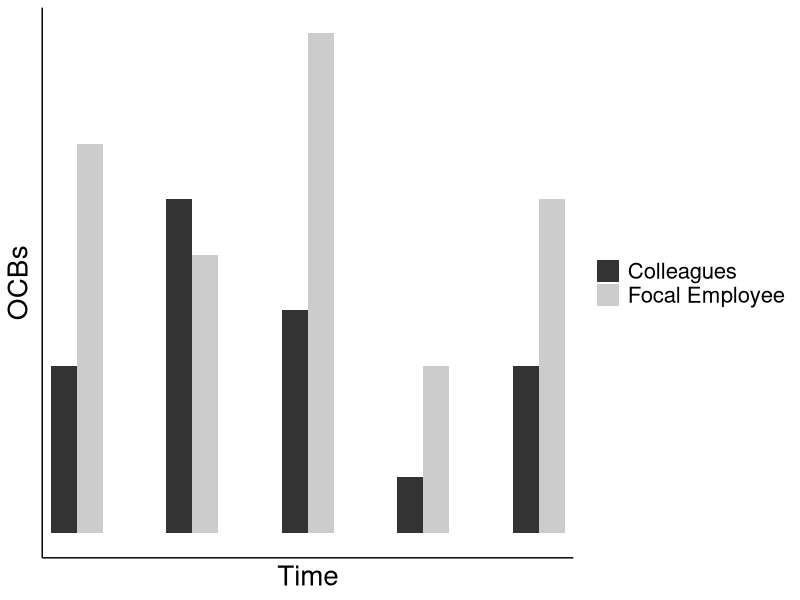

Source code (R):
df <- data.frame(
  'id' = c(rep(c('Focal Employee', 'Colleagues'), 9)),
  'OCBs' = c(7, 3, 
             0, 0, 
             5, 6,
             0, 0,
             9, 4,
             0, 0,
             3, 1,
             0, 0,
             6, 3),
  'Time' = c('1', '1',
             '2', '2',
             '3', '3',
             '4', '4', 
             '5', '5',
             '6', '6', 
             '7', '7',
             '8', '8',
             '9', '9')
)

library(tidyverse)
library(ggplot2)


ggplot(df, aes(x = Time, y = OCBs, fill = id)) + 
  geom_bar(stat = "identity", position = "dodge") + 
  theme_classic() + 
  scale_fill_grey() + 
  scale_x_discrete(labels = NULL) + 
  scale_y_continuous(labels = NULL) + 
  theme(axis.ticks = element_blank()) + 
  theme(legend.title = element_blank()) +
  theme(text = element_text(size = 20))

        